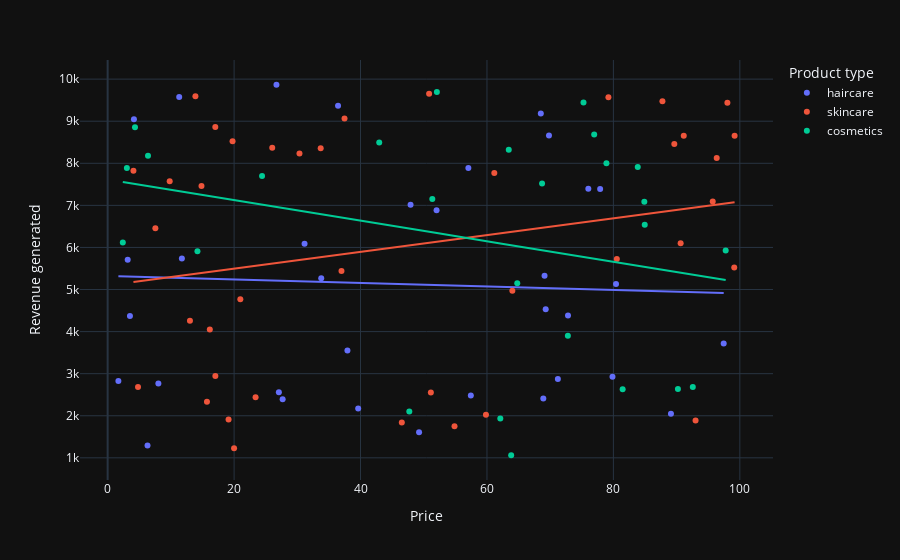

The cell this chart's notebook holds for it:
### Markdown cell above
## Relationship between the Price of the products and the Revenue generated by them

### Code cell
fig = px.scatter(data, x='Price', 
                 y='Revenue generated', 
                 color='Product type', 
                 hover_data=['Number of products sold'], 
                 trendline="ols")
fig.show()

### Figure 1 — Plotly figure (JSON) as saved in the notebook; plotly's stock layout.template omitted (floating-point values rounded to 4 significant figures)
{"data": [{"customdata": [[802], [8], [147], [336], [620], [884], [209], [142], [353], [327], [598], [24], [859], [29], [154], [622], [701], [227], [117], [163], [32], [904], [241], [359], [946], [198], [774], [663], [618], [79], [114], [672], [62], [627]], "hovertemplate": "Product type=haircare<br>Price=%{x}<br>Revenue generated=%{y}<br>Number of products sold=%{customdata[0]}<extra></extra>", "legendgroup": "haircare", "marker": {"color": "#636efa", "symbol": "circle"}, "mode": "markers", "name": "haircare", "orientation": "v", "showlegend": true, "type": "scatter", "x": [69.81, 11.32, 1.7, 71.21, 36.44, 27.68, 4.156, 39.63, 97.45, 8.023, 11.74, 33.78, 27.08, 76.04, 26.7, 31.15, 79.86, 49.26, 52.03, 37.93, 47.91, 3.17, 69.11, 57.45, 6.307, 57.06, 72.82, 68.91, 89.1, 80.41, 69.29, 77.9, 3.526, 68.52], "xaxis": "x", "y": [8662.0, 9578.0, 2828.0, 2874.0, 9365.0, 2391.0, 9049.0, 2175.0, 3716.0, 2766.0, 5737.0, 5268.0, 2557.0, 7397.0, 9866.0, 6088.0, 2926.0, 1606.0, 6886.0, 3550.0, 7015.0, 5710.0, 5328.0, 2484.0, 1292.0, 7889.0, 4384.0, 2412.0, 2048.0, 5134.0, 4531.0, 7386.0, 4371.0, 9185.0], "yaxis": "y"}, {"hovertemplate": "<b>OLS trendline</b><br>Revenue generated = -4.1918 * Price + 5323.92<br>R<sup>2</sup>=0.002087<br><br>Product type=haircare<br>Price=%{x}<br>Revenue generated=%{y} <b>(trend)</b><extra></extra>", "legendgroup": "haircare", "marker": {"color": "#636efa", "symbol": "circle"}, "mode": "lines", "name": "haircare", "showlegend": false, "type": "scatter", "x": [1.7, 3.17, 3.526, 4.156, 6.307, 8.023, 11.32, 11.74, 26.7, 27.08, 27.68, 31.15, 33.78, 36.44, 37.93, 39.63, 47.91, 49.26, 52.03, 57.06, 57.45, 68.52, 68.91, 69.11, 69.29, 69.81, 71.21, 72.82, 76.04, 77.9, 79.86, 80.41, 89.1, 97.45], "xaxis": "x", "y": [5317.0, 5311.0, 5309.0, 5307.0, 5297.0, 5290.0, 5276.0, 5275.0, 5212.0, 5210.0, 5208.0, 5193.0, 5182.0, 5171.0, 5165.0, 5158.0, 5123.0, 5117.0, 5106.0, 5085.0, 5083.0, 5037.0, 5035.0, 5034.0, 5033.0, 5031.0, 5025.0, 5019.0, 5005.0, 4997.0, 4989.0, 4987.0, 4950.0, 4915.0], "yaxis": "y"}, {"customdata": [[736], [83], [871], [65], [980], [996], [960], [249], [562], [469], [280], [187], [320], [168], [781], [602], [963], [963], [176], [933], [556], [155], [910], [820], [242], [93], [896], [380], [246], [134], [457], [704], [513], [511], [106], [872], [336], [223], [320], [913]], "hovertemplate": "Product type=skincare<br>Price=%{x}<br>Revenue generated=%{y}<br>Number of products sold=%{customdata[0]}<extra></extra>", "legendgroup": "skincare", "marker": {"color": "#EF553B", "symbol": "circle"}, "mode": "markers", "name": "skincare", "orientation": "v", "showlegend": true, "type": "scatter", "x": [14.84, 61.16, 4.805, 4.078, 64.02, 15.71, 90.64, 16.16, 99.17, 36.99, 7.547, 51.12, 96.34, 50.85, 79.21, 37.47, 9.813, 23.4, 19.13, 80.54, 99.11, 46.53, 95.71, 98.03, 30.34, 20.99, 59.84, 17.03, 13.02, 89.63, 33.7, 26.03, 87.76, 54.87, 93.0, 91.13, 17.03, 20.0, 13.88, 19.75], "xaxis": "x", "y": [7461.0, 7767.0, 2687.0, 7823.0, 4971.0, 2331.0, 6100.0, 4053.0, 8654.0, 5442.0, 6454.0, 2553.0, 8128.0, 9655.0, 9572.0, 9062.0, 7573.0, 2438.0, 1912.0, 5725.0, 5521.0, 1840.0, 7089.0, 9436.0, 8232.0, 4767.0, 2021.0, 8864.0, 4257.0, 8459.0, 8355.0, 8368.0, 9474.0, 1752.0, 1889.0, 8652.0, 2943.0, 1230.0, 9593.0, 8526.0], "yaxis": "y"}, {"hovertemplate": "<b>OLS trendline</b><br>Revenue generated = 19.9126 * Price + 5099.65<br>R<sup>2</sup>=0.054398<br><br>Product type=skincare<br>Price=%{x}<br>Revenue generated=%{y} <b>(trend)</b><extra></extra>", "legendgroup": "skincare", "marker": {"color": "#EF553B", "symbol": "circle"}, "mode": "lines", "name": "skincare", "showlegend": false, "type": "scatter", "x": [4.078, 4.805, 7.547, 9.813, 13.02, 13.88, 14.84, 15.71, 16.16, 17.03, 17.03, 19.13, 19.75, 20.0, 20.99, 23.4, 26.03, 30.34, 33.7, 36.99, 37.47, 46.53, 50.85, 51.12, 54.87, 59.84, 61.16, 64.02, 79.21, 80.54, 87.76, 89.63, 90.64, 91.13, 93.0, 95.71, 96.34, 98.03, 99.11, 99.17], "xaxis": "x", "y": [5181.0, 5195.0, 5250.0, 5295.0, 5359.0, 5376.0, 5395.0, 5412.0, 5421.0, 5439.0, 5439.0, 5481.0, 5493.0, 5498.0, 5518.0, 5566.0, 5618.0, 5704.0, 5771.0, 5836.0, 5846.0, 6026.0, 6112.0, 6118.0, 6192.0, 6291.0, 6318.0, 6374.0, 6677.0, 6703.0, 6847.0, 6884.0, 6904.0, 6914.0, 6951.0, 7006.0, 7018.0, 7052.0, 7073.0, 7074.0], "yaxis": "y"}, {"customdata": [[426], [150], [126], [601], [391], [352], [394], [253], [616], [449], [705], [919], [99], [633], [484], [270], [637], [478], [375], [25], [737], [134], [916], [276], [987], [324]], "hovertemplate": "Product type=cosmetics<br>Price=%{x}<br>Revenue generated=%{y}<br>Number of products sold=%{customdata[0]}<extra></extra>", "legendgroup": "cosmetics", "marker": {"color": "#00cc96", "symbol": "circle"}, "mode": "markers", "name": "cosmetics", "orientation": "v", "showlegend": true, "type": "scatter", "x": [42.96, 68.72, 81.46, 84.89, 4.324, 92.56, 2.397, 63.45, 64.8, 84.96, 52.08, 51.36, 78.9, 14.2, 63.83, 72.8, 6.382, 90.2, 83.85, 76.96, 75.27, 97.76, 62.11, 47.71, 3.038, 24.42], "xaxis": "x", "y": [8496.0, 7517.0, 2629.0, 7087.0, 8858.0, 2686.0, 6117.0, 8319.0, 5150.0, 6541.0, 9692.0, 7152.0, 8002.0, 5911.0, 1062.0, 3900.0, 8180.0, 2633.0, 7911.0, 8685.0, 9445.0, 5925.0, 1935.0, 2100.0, 7888.0, 7698.0], "yaxis": "y"}, {"hovertemplate": "<b>OLS trendline</b><br>Revenue generated = -24.4531 * Price + 7615.01<br>R<sup>2</sup>=0.081280<br><br>Product type=cosmetics<br>Price=%{x}<br>Revenue generated=%{y} <b>(trend)</b><extra></extra>", "legendgroup": "cosmetics", "marker": {"color": "#00cc96", "symbol": "circle"}, "mode": "lines", "name": "cosmetics", "showlegend": false, "type": "scatter", "x": [2.397, 3.038, 4.324, 6.382, 14.2, 24.42, 42.96, 47.71, 51.36, 52.08, 62.11, 63.45, 63.83, 64.8, 68.72, 72.8, 75.27, 76.96, 78.9, 81.46, 83.85, 84.89, 84.96, 90.2, 92.56, 97.76], "xaxis": "x", "y": [7556.0, 7541.0, 7509.0, 7459.0, 7268.0, 7018.0, 6565.0, 6448.0, 6359.0, 6342.0, 6096.0, 6064.0, 6054.0, 6031.0, 5935.0, 5835.0, 5774.0, 5733.0, 5686.0, 5623.0, 5565.0, 5539.0, 5538.0, 5409.0, 5352.0, 5224.0], "yaxis": "y"}], "layout": {"legend": {"title": {"text": "Product type"}, "tracegroupgap": 0}, "margin": {"t": 60}, "xaxis": {"anchor": "y", "domain": [0, 1], "title": {"text": "Price"}}, "yaxis": {"anchor": "x", "domain": [0, 1], "title": {"text": "Revenue generated"}}}}
